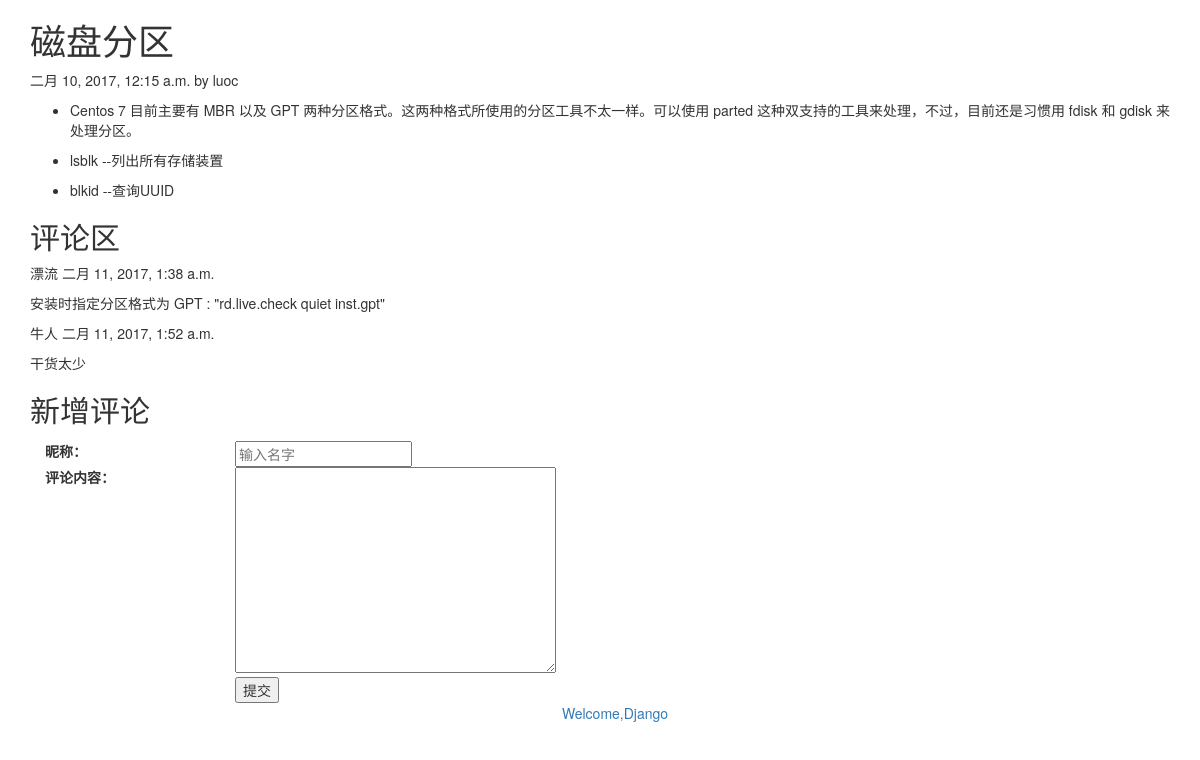
/blog/1, run on an earlier commit of the app's database.
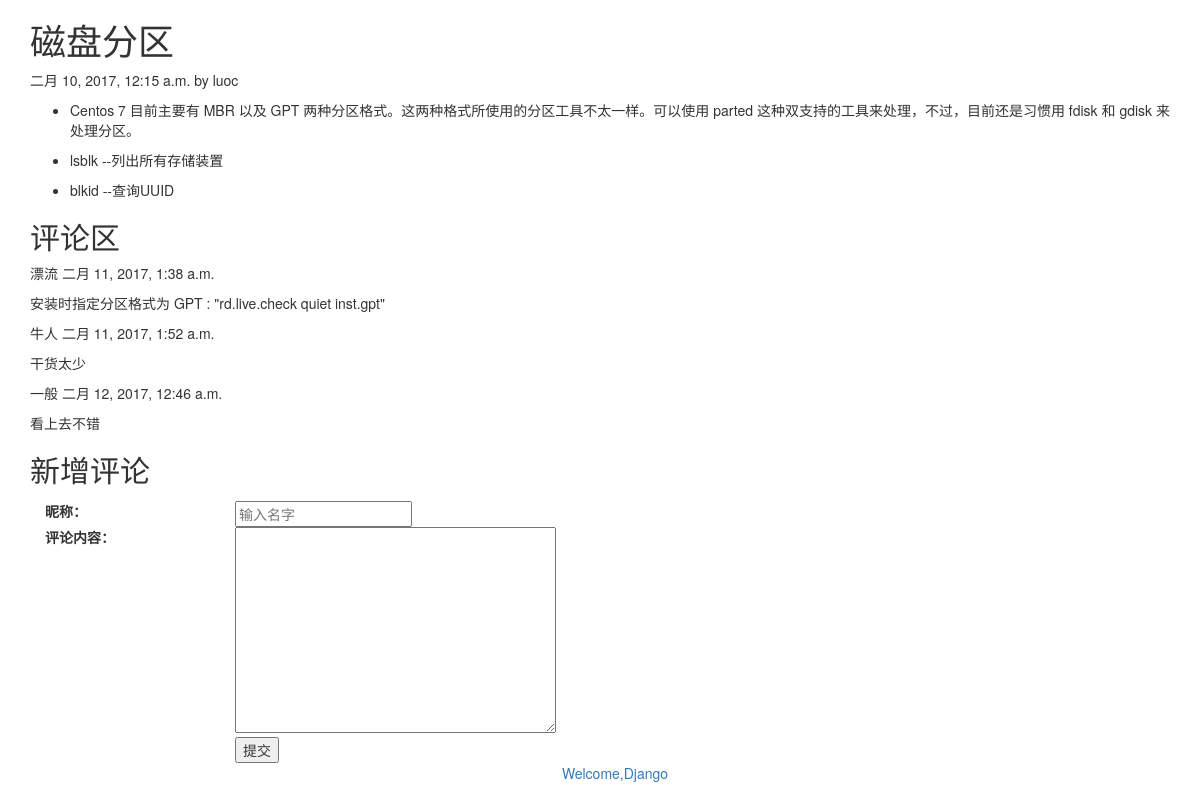
And on a later commit of the database.
### blog/models.py (models this page shows, shortened)
class Comment(models.Model):
	articlepost = models.ForeignKey(ArticlePost, related_name='comments', on_delete=models.CASCADE)
	name = models.CharField(max_length=80)
	body = models.TextField()
	created = models.DateTimeField(auto_now_add=True)
	updatee = models.DateTimeField(auto_now=True)
	active = models.BooleanField(default=True)
	class Meta:
		ordering=('created',)

### blog/views.py (the view, shortened to what this page needs)
# urls.py: url(r'^(?P<article_id>\d)$', views.article_detail, name='article_detail')
def article_detail(request, article_id):
	article = get_object_or_404(ArticlePost, id=article_id)
	comments = article.comments.filter(active=True)
	if request.method == 'GET':
		comment_form = CommentForm()
	return render(request, 'blog/detail.html', {'article':article, 'comments':comments, 'comment_form':comment_form})

### blog/forms.py
class CommentForm(forms.ModelForm):
	name = forms.CharField(max_length=25, widget=forms.TextInput(attrs={'class':'', 'placeholder':'输入名字'}))
	body = forms.CharField(required=False, widget=forms.Textarea)
	class Meta:
		model = Comment
		fields = ('name', 'body')

### blog/models.py (called while the page is built)
	def get_absolute_url(self):
		return reverse('blog:article_detail', args=[self.id])

### blog/templatetags/blog_extras.py (called while the page is built)
@register.filter(name='markdown')
def markdown_format(text):
	return mark_safe(markdown.markdown(text))

### blog/templates/blog/detail.html (shortened to what this page needs)
{% extends './base.html'%}
{% load blog_extras %}
{% block content %}
<h1>{{ article.title }}</h1>
<p>{{ article.published }} by {{ article.author }}</p>
<div>
  {{ article.body | markdown }}
</div>
<div>
  <h2>评论区</h2>
  {% for comment in comments %}
   <p>{{ comment.name }} {{ comment.created }}</p>
   <p>{{ comment.body | markdown }}</p>
  {% empty %}
   <p>无评论</p>
  {% endfor %}
</div>
<div>
  <h2>新增评论</h2>
  <form action={{ article.get_absolute_url }} method='post' class='from-horizontal'>
    <div class='form-group'>
      <label class='col-sm-2 control-label'>昵称：</label>
      <div class='col-sm-10'>{{ comment_form.name }}</div>
    </div>
    <div class='form-group'>
      <label class='col-sm-2 control-label'>评论内容：</label>
      <div class='col-sm-10'>{{ comment_form.body }}</div>
    </div>
    <div class='form-group'>
      <div class='col-sm-offset-2 col-sm-10'>
        <input type='submit' value='提交'>
      </div>
    </div>
   </form>
{% endblock %}

What changed in the data, as far as the page shows it:
added Comment: name "一般", created "二月 12, 2017, 12:46 a.m.", body "看上去不错"
